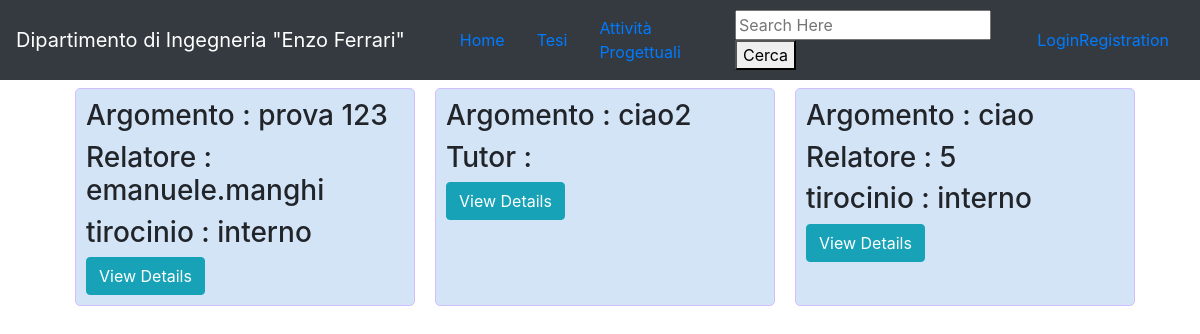
Before: / with the older database file.
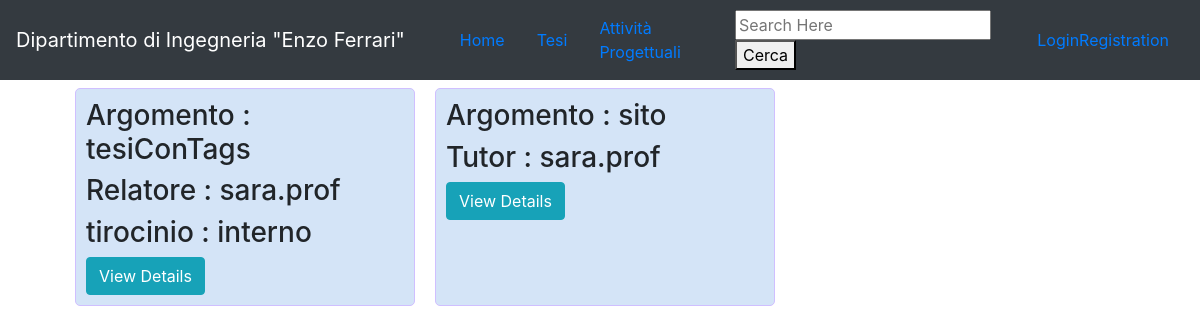
After: the same page with the newer database file.
### home/models.py (models this page shows, shortened)
class Tesi(models.Model):
    author = models.ForeignKey(Docente, on_delete=models.CASCADE, null=True)
    relatore = models.CharField(max_length=100)
    correlatore = models.CharField(max_length=100)
    argomento = models.CharField(max_length=500)
    in_azienda = 'in azienda'
    interno = 'interno'
    scelte = [
        (in_azienda, 'in azienda'),
        (interno, 'interno'),
    ]
    tirocinio = models.CharField(max_length=500, choices=scelte, null=True)
    nome_azienda = models.CharField(max_length=1000, null=True, blank=True)
    data_inizio = models.DateTimeField()
    data_fine = models.DateTimeField()
    date_posted = models.DateTimeField(default=timezone.now)
    class Meta:
        abstract = True

class TesiCreata(Tesi):
    tag = TaggableManager()

class Attivita_progettuale(models.Model):
    author = models.ForeignKey(Docente, on_delete=models.CASCADE, null=True)
    tutor = models.CharField(max_length=500)
    argomento = models.CharField(max_length=500)
    data_inizio = models.DateTimeField()
    data_fine = models.DateTimeField()
    date_posted = models.DateTimeField(default=timezone.now)
    class Meta:
        abstract = True

class Attivita_progettuale_creata(Attivita_progettuale):
    tag = TaggableManager()

### home/views.py (the view)
# urls.py: path('', IndexView.as_view(), name='index'),
class IndexView(ListView):
    template_name = 'home/index.html'
    def get_context_data(self, **kwargs):
        all_tesi = TesiCreata.objects.all()
        all_attivita = Attivita_progettuale_creata.objects.all()
        tot = list(chain(all_tesi, all_attivita))
        tot = sorted(tot, key=lambda x: x.date_posted, reverse=True)
        context = {
            'all_tesi': all_tesi,
            'all_attivita': all_attivita,
            'all_projects': tot
        }
        return context
    def get_queryset(self):
        tesi = TesiCreata.objects.all()
        a_p = Attivita_progettuale_creata.objects.all()
        tot = list(chain(tesi, a_p))
        return tot

### home/templates/home/index.html (shortened to what this page needs)
{% extends 'home/base_index.html' %}
{% block for %}
<ul class="cards">
    {% for progetto in all_projects %}
    <li>
        <h3>Argomento : {{ progetto.argomento }}</h3>
        {% if progetto.relatore %}
        <h3>Relatore : {{ progetto.relatore }}</h3>
        <h3>tirocinio : {{ progetto.tirocinio }}</h3>
        <a href="{% url 'tesi-detail' progetto.id %}" class="btn btn-info btn-xs" role="button"> View
            Details</a>
        {% else %}
        <h3>Tutor : {{ progetto.tutor }}</h3>
        <a href="{% url 'attivita-detail' progetto.id %}" class="btn btn-info btn-xs" role="button"> View
            Details</a>
        {% endif %}
    </li>
    {% endfor %}
</ul>
{% endblock %}

### home/templates/home/base_index.html
{% extends 'home/base.html' %}
{% block body %}
<div class="container-fluid">
    <div class="editor-indent" style="margin-left: 20px; padding: 0 0 0 40px; margin-right: 50px">
        <div class="col-xs-12">
            {% block for %}
            {% endblock for%}
        </div>
    </div>
</div>
{% endblock %}

### home/templates/home/base.html (shortened to what this page needs)
<!DOCTYPE html>
<html lang="en">
<head>
    {% load static %}
    <link rel="stylesheet" type="text/css" href="https://maxcdn.bootstrapcdn.com/bootstrap/4.0.0/css/bootstrap.min.css">
    <link rel="stylesheet" type="text/css" href="https://maxcdn.bootstrapcdn.com/bootstrap/4.0.0/css/bootstrap.min.css">
    <link href="//netdna.bootstrapcdn.com/bootstrap/3.0.0/css/bootstrap-glyphicons.css" rel="stylesheet">
    <link rel="stylesheet" type="text/css" href="{% static 'home/style.css' %}"/>
    <link rel="stylesheet" type="text/css" href="{% static 'home/griglia.css' %}"/>
    <link rel="stylesheet" type="text/css" href="{% static 'home/sidebar.css' %}"/>
</head>
<body>
<header class="site-header">
    <nav class="navbar navbar-expand-sm bg-dark navbar-dark">
        <a class="navbar-brand mr-4" href="{% url 'index' %}">Dipartimento di Ingegneria "Enzo Ferrari"</a>
        <div class="container-fluid">
            <div class="collapse navbar-collapse">
                <a class="nav-item nav-link" href="{%url 'index'  %}">Home</a>
                <div class="collapse navbar-collapse">
                    <a class="nav-item nav-link" href="{% url 'tesi' %}">Tesi </a>
                    <a class="nav-item nav-link" href="{% url 'attivita' %}">
                        Attività Progettuali
                    </a>
                    <form class="navbar-form navbar-left" role="search" method="get" action="{% url 'cerca' %}">
                        <div class="nav-item">
                            <input type="text" name="q" value="{{request.GET.q}}"
                                   placeholder="Search Here">
                            <button type="submit" class="nav-item ">Cerca</button>
                        </div>
                    </form>
                </div>
                <div class="navbar-nav">
                    {% if user.is_authenticated %}
                    <a class="nav-item ml-4" href="{% url 'logout' %}">
                        <span class="glyphicon glyphicon-off" aria-hidden="true"></span> Logout </a>
                    <a class="nav-item ml-4" href="{% url 'profile' %}"> Profile </a>
                    {% else %}
                    <a class="nav-item ml-4" href="{% url 'login' %}">
                         Login </a>
                    <a href="{% url 'register' %}">Registration</a>
                    {% endif %}
                </div>
            </div>
        </div>
    </nav>
</header>
{% block body%}
{% endblock %}
</body>
</html>

### home/static/home/griglia.css (style rules this page uses)
.cards { margin: 0; padding: 0; list-style: none; display: grid; grid-template-columns: 1fr 1fr 1fr; grid-gap:20px; }
.cards li { background-color: #D4E4F7; border: 1px solid #d0bfff; padding: 10px; border-radius: 5px; }

Changed rows visible on the page:
removed TesiCreata: argomento "prova 123", relatore "emanuele.manghi", tirocinio "interno"
removed Attivita_progettuale_creata: argomento "ciao2"
removed TesiCreata: argomento "ciao", relatore "5", tirocinio "interno"
added TesiCreata: argomento "tesiConTags", relatore "sara.prof", tirocinio "interno"
added Attivita_progettuale_creata: argomento "sito", tutor "sara.prof"
